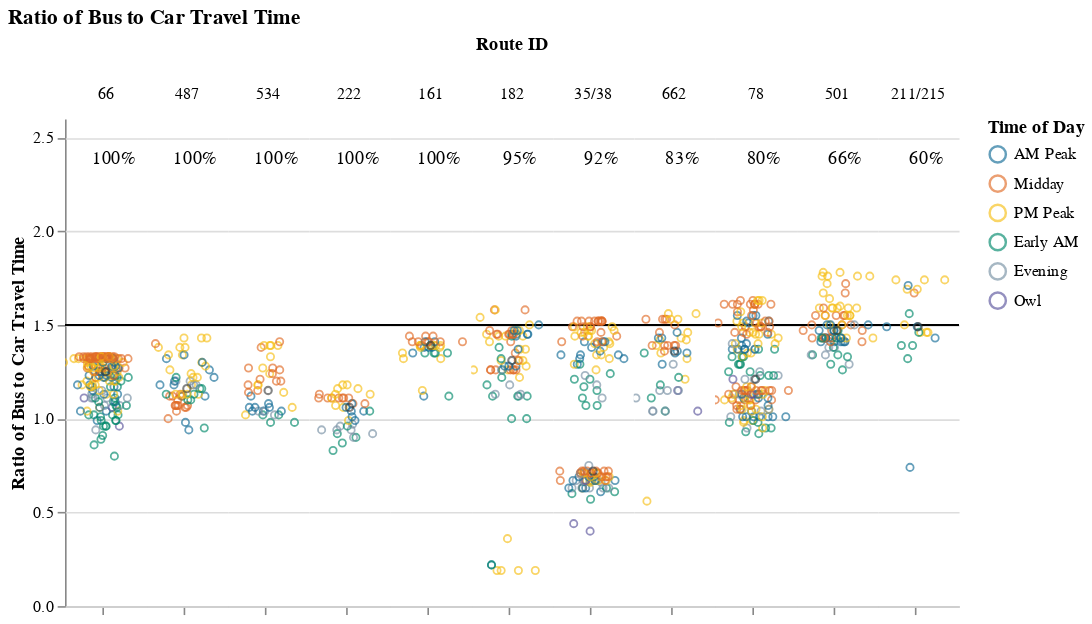

Notebook cell for this chart:
### Markdown cell above
### Medium Routes (1-1.5 hrs)

### Code cell
route_group = "medium"
display_charts_for_route_group(df, route_group)

### Figure 1 — Vega-Lite specification as saved in the notebook (floating-point values rounded to 4 significant figures; data arrays with more than 128 entries replaced by an {"elided": "..."} marker saying what was removed)
{"config": {"view": {"continuousWidth": 400, "continuousHeight": 300, "stroke": null}, "facet": {"spacing": 0}}, "data": {"name": "data-ffa1a70595667e4f9cb2080cba487455"}, "facet": {"column": {"field": "route_id2", "sort": ["66", "487", "534", "222", "161", "182", "35/38", "662", "78", "501", "211/215"], "title": "Route ID", "type": "nominal"}}, "spec": {"layer": [{"mark": "rule", "encoding": {"color": {"value": "black"}, "y": {"field": "cutoff", "type": "quantitative"}}, "selection": {"selector004": {"type": "interval", "bind": "scales", "encodings": ["x", "y"]}}}, {"mark": {"type": "point", "opacity": 0.65, "size": 20, "strokeWidth": 1.1}, "encoding": {"color": {"field": "time_of_day", "scale": {"range": ["#136C97", "#E16B26", "#F6BF16", "#00896B", "#7790A3", "#5B559C"]}, "sort": ["AM Peak", "Midday", "PM Peak", "Owl Service"], "title": "Time of Day", "type": "nominal"}, "tooltip": [{"field": "route_id2", "title": "route_id", "type": "nominal"}, {"field": "route_name", "type": "nominal"}, {"field": "trip_id", "type": "nominal"}, {"field": "service_hours", "type": "quantitative"}, {"field": "car_duration_hours", "type": "quantitative"}, {"field": "bus_multiplier", "type": "quantitative"}, {"field": "bus_difference", "title": "bus_difference_minutes", "type": "quantitative"}, {"field": "category", "type": "nominal"}], "x": {"axis": {"grid": false, "labels": false, "ticks": true, "values": [0]}, "field": "jitter", "scale": {}, "title": null, "type": "quantitative"}, "y": {"field": "bus_multiplier", "scale": {"domain": [0, 2.5]}, "title": "Ratio of Bus to Car Travel Time", "type": "quantitative"}}, "transform": [{"calculate": "sqrt(-2*log(random()))*cos(2*PI*random())", "as": "jitter"}], "width": 50}, {"layer": [{"mark": {"type": "point", "opacity": 0.6, "size": 20, "strokeWidth": 1.3}, "encoding": {"color": {"value": "#323434"}, "y": {"field": "bus_multiplier", "type": "quantitative"}}, "transform": [{"filter": "(datum.p50_trip === 1)"}]}, {"mark": {"type": "text", "align": "center", "baseline": "middle"}, "encoding": {"color": {"value": "black"}, "text": {"field": "pct_trips_competitive", "format": ".0%", "type": "quantitative"}, "tooltip": [{"field": "route_id2", "title": "route_id", "type": "nominal"}, {"field": "route_name", "type": "nominal"}, {"field": "trip_id", "type": "nominal"}, {"field": "service_hours", "type": "quantitative"}, {"field": "car_duration_hours", "type": "quantitative"}, {"field": "bus_multiplier", "type": "quantitative"}, {"field": "bus_difference", "title": "bus_difference_minutes", "type": "quantitative"}, {"field": "category", "type": "nominal"}], "x": {"value": 30}, "y": {"value": 25}}, "transform": [{"calculate": "sqrt(-2*log(random()))*cos(2*PI*random())", "as": "jitter"}, {"filter": "(datum.p50_trip === 1)"}]}]}]}, "resolve": {"scale": {"y": "shared"}}, "title": "Ratio of Bus to Car Travel Time", "$schema": "https://vega.github.io/schema/vega-lite/v4.17.0.json", "datasets": {"data-ffa1a70595667e4f9cb2080cba487455": {"elided": "861 records"}}}
